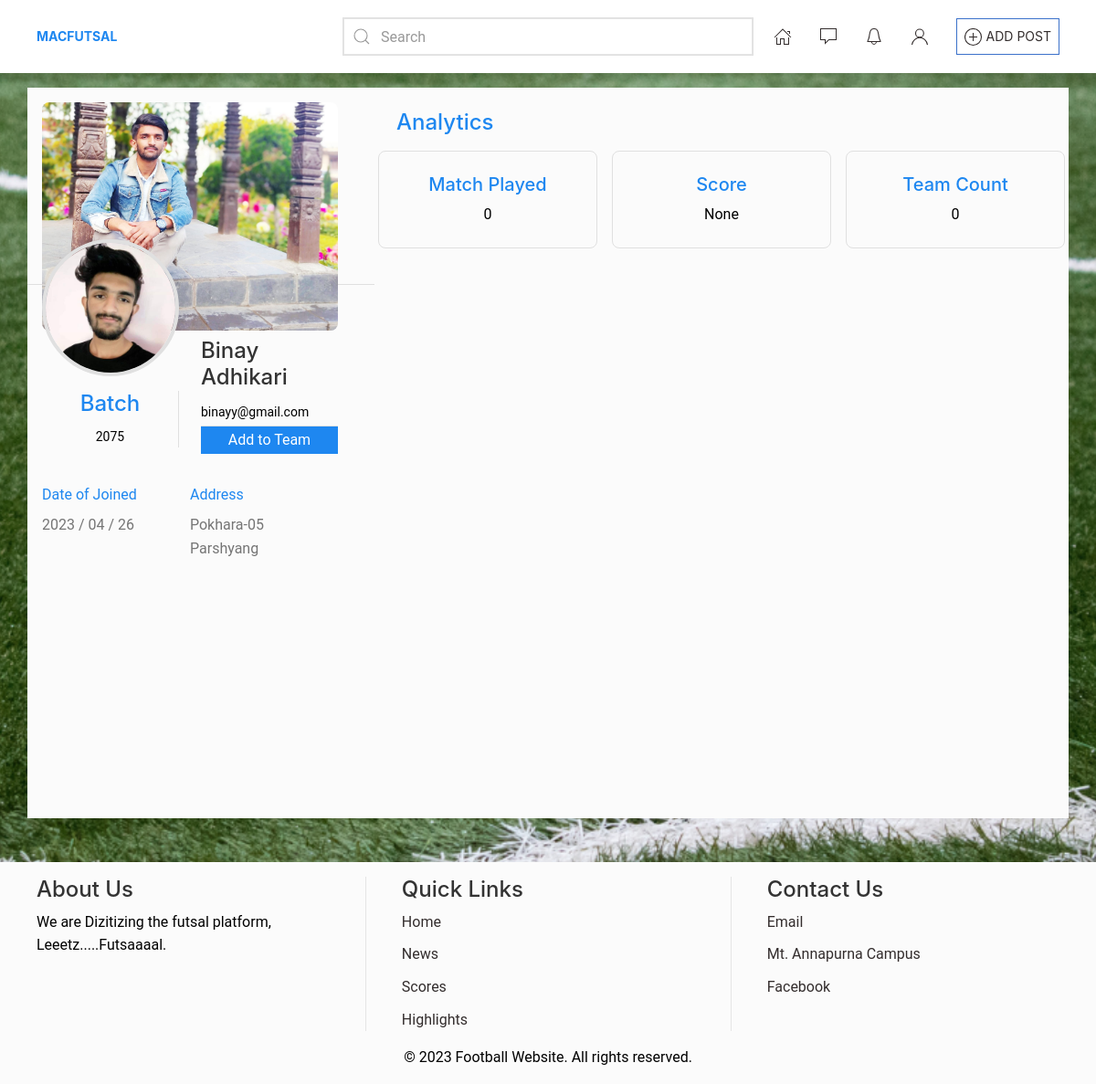
/accounts/sharad-bhandari-2/ (signed in), run on the app's committed database.
### users/models.py (models this page shows, shortened)
class Profile(CreateUpdatedModelMixin,models.Model):
    slug = models.SlugField(max_length=240,blank=True)
    user = models.OneToOneField(User, related_name="profile", on_delete=models.CASCADE)
    image = models.ImageField(_("Avatar photo"), default="user/default/avtar.jpg", upload_to=profile_img_path)
    cover = models.ImageField(_("Cover photo"), default="user/default/cover.jpg", upload_to=profile_img_path)
    address = models.CharField(_("Address"), max_length=250,blank=True)
    current_ip = models.CharField(_("Current IP Address"),max_length=240,blank=True)
    batch = models.ForeignKey("Batch",on_delete=models.SET_NULL,null=True,blank=True)
    def __str__(self):return self.user.get_full_name()
    class Meta:
        verbose_name = _("Account Book")

class Batch(models.Model):
    name = models.CharField(_("Batch"),max_length=240)
    def __str__(self):return self.name

### users/views.py (the view)
# urls.py: path("<str:slug>/",views.AccountDetailView.as_view(),name="profile"),
class AccountDetailView(LoginRequiredMixin,generic.DetailView):
    model = models.Profile
    slug_field = "slug"
    context_object_name = "profile"
    slug_url_kwarg = "slug"
    template_name = 'pages/profile.html'
    def get_context_data(self, **kwargs):
        profile = self.get_object()
        context = super().get_context_data(**kwargs)
        context["match_played"] = futsal_models.Players.objects.filter(player=profile.user,match__completed=True).count()
        context["played_games"] = futsal_models.Players.objects.filter(player=profile.user,match__completed=True)
        context["user_score_count"] = futsal_models.Players.objects.filter(player=profile.user).aggregate(models.models.Sum('score'))['score__sum']
        return context

### core/context.py (called while the page is built)
def app_context(request):
    context = dict()
    context["is_htmx"] = None
    if request.META.get('HTTP_HX_REQUEST') == "true":
       context["is_htmx"] = True
    else:
       context["is_htmx"] = False
    context["current_view"] = request.resolver_match.view_name
    context["current_url"] = reverse_lazy(request.resolver_match.view_name)
    return context

### templates/pages/profile.html (shortened to what this page needs)
{% extends 'base.html' %}
{% load static %}
{% block content %}
<div class="container bg-light min-vh-100">
  <div class="row">
    <div class="col-lg-4 d-flex justify-content-center align-items-center border-bottom position-relative">
        <div class="row p-3 uk-position-top" id="ProfileDetail" hx-preserve>
          <div class="col-lg-12" style="width:100%">
            <img src="{% if profile.cover.url %}{{profile.cover.url}}{% else %}{% static 'images/home.png' %}{% endif %}" class="object-cover object-center rounded-5" style="height:250px !important;width: 100% !important;">
          </div>
          <div class="col-lg-6" style="margin-top:-100px">
            <img src="{% if profile.image.url %}{{profile.image.url}}{% else %}{% static 'images/home.png' %}{% endif %}" class="object-cover object-center rounded-circle border border-4"
            style="width:150px !important;height:150px !important;">
            <div class="text-center my-3 border-end">
              <h4 class="uk-text-primary">Batch</h4>
              <div><small>{% if profile.batch %}{{profile.batch}}{% else %}N/A{% endif %}</small></div>
            </div>
          </div>
          <div class="col-lg-6 d-flex flex-column justify-content-end py-2 mb-4">
            <div class="d-flex flex-column border-bottom">
              <h4 class="pb-1">{{profile}}</h4>
              {% for email in profile.user.emailaddress_set.all %}
              <small class="pb-1 text-wrap">{{email}}</small>
              {% endfor %}
            </div>
            {% if user == profile.user %}
            <button class="uk-botton uk-button-primary"
            hx-trigger="click"
            hx-boost="false"
            hx-push-url="false"
            hx-get="{% url 'update_profile' %}"
            hx-target="#ProfileDetail"
            >Update Profile</button>
            {% else %}
            <button class="uk-botton uk-button-primary">Add to Team</button>
            {% endif %}
          </div>
          <div class="row row-cols-lg-1 row-cols-lg-2 justify-content-center">
            {% if profile.created_at %}
            <div class="col d-flex flex-column mb-3">
              <div class="uk-text-primary mb-2">Date of Joined</div>
              <div class="text-muted">{{profile.created_at|date:"Y / m / d"}}</div>
            </div>
            {% endif %}
            <div class="col d-flex flex-column mb-3">
              <div class="uk-text-primary mb-2">Address</div>
              <div class="text-muted">{% if profile.address %}{{profile.address}}{% else %}N/A{% endif %}</div>
            </div>
          </div>
        </div>
    </div>
    <div class="col-lg-8 p-3">
      <h4 class="text-start uk-text-primary p-2">
        Analytics
      </h4>
      <div class="row justify-content-center gap-3 mb-4">
        <div class="col p-4 rounded-5 border">
          <div class="flex-column">
            <h5 class="uk-text-primary text-center">Match Played</h5>
            <div class="text-center">
              {{match_played}}
            </div>
          </div>
        </div>
        <div class="col p-4 rounded-5 border">
          <div class="flex-column">
            <h5 class="uk-text-primary text-center">Score</h5>
            <div class="text-center">
              {{user_score_count}}
            </div>
          </div>
        </div>
        <div class="col p-4 rounded-5 border">
          <div class="flex-column">
            <h5 class="uk-text-primary text-center">Team Count</h5>
            <div class="text-center">
              {{profile.user.player_teams.count}}
            </div>
          </div>
        </div>
      </div>
    </div>
  </div>
</div>
{% endblock %}

### static/css/app.css (style rules this page uses)
body { min-height: 100vh; color:black !important; }
body { min-height: 100vh !important; background: url("/static/images/home.png"); background-size: cover !important; background-position: center !important; margin: 0 !important; padding: 0 !important; }

### data on the page
Profile: cover (picture), image (picture), batch "2075", user.last_name "Binay Adhikari", created_at "2023 / 04 / 26", address "Pokhara-05 Parshyang", user.player_teams.count "0"

### other printed values
{{ email }} "binayy@gmail.com"
{{ match_played }} "0"
{{ user_score_count }} "None"
